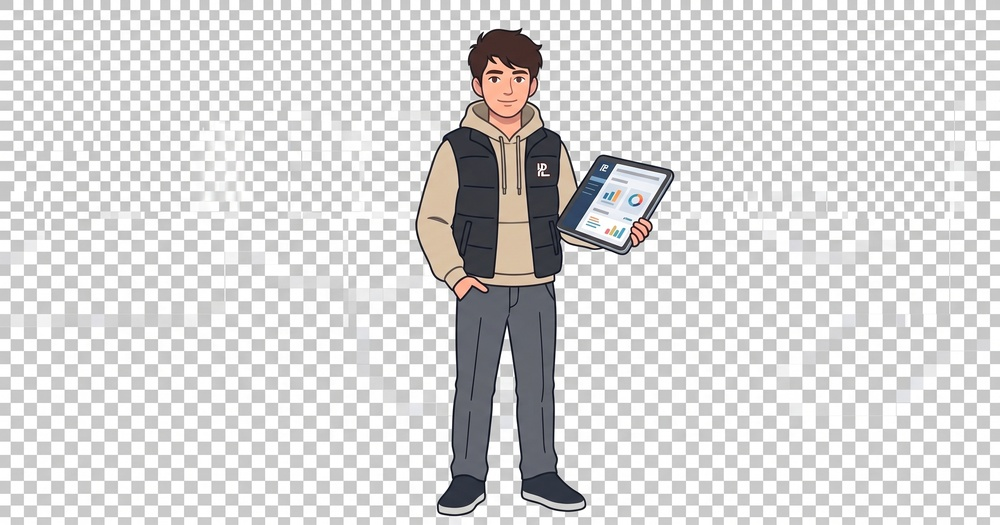
#> input picture public/Personaje1.jpg, 1000 x 525 px, shrunk from 2848 x 1494 before the run; its folder holds only this picture in this run
$ python improve_images.py
#> lines starting #> are read from the running program, lines starting #| are printed output that depends on the picture
from collections import deque
from pathlib import Path

from PIL import Image

def process_image(input_path, output_path):
#> called with input_path = 'public/Personaje1.jpg', output_path = 'public/Personaje1.png'
    try:
        image = Image.open(input_path).convert("RGBA")
        pixels = image.load()
        width, height = image.size
#> width = 1000; height = 525

        def is_checkerboard_pixel(x, y):
            red, green, blue, _ = pixels[x, y]
            return max(red, green, blue) - min(red, green, blue) <= 18 and min(red, green, blue) >= 145

        # Flood-fill only neutral, bright pixels connected to the image border.
        # This preserves light details enclosed by the character's outlines.
        background = bytearray(width * height)
        queue = deque()

        for x in range(width):
            queue.extend(((x, 0), (x, height - 1)))
        for y in range(height):
            queue.extend(((0, y), (width - 1, y)))

        while queue:
            x, y = queue.popleft()
            index = y * width + x
            if background[index] or not is_checkerboard_pixel(x, y):
                continue
            background[index] = 1
            for next_x, next_y in (
                (x - 1, y), (x + 1, y), (x, y - 1), (x, y + 1),
                (x - 1, y - 1), (x + 1, y - 1), (x - 1, y + 1), (x + 1, y + 1),
            ):
                if 0 <= next_x < width and 0 <= next_y < height:
                    queue.append((next_x, next_y))
#> this loop made 3751280 passes
#> (red in is_checkerboard_pixel, green in is_checkerboard_pixel, blue in is_checkerboard_pixel) on passes 1 to 3: (199, 199, 199), (255, 255, 255), (199, 199, 199)

        for y in range(height):
            for x in range(width):
                if background[y * width + x]:
                    red, green, blue, _ = pixels[x, y]
                    pixels[x, y] = (red, green, blue, 0)

        image.save(output_path, "PNG")
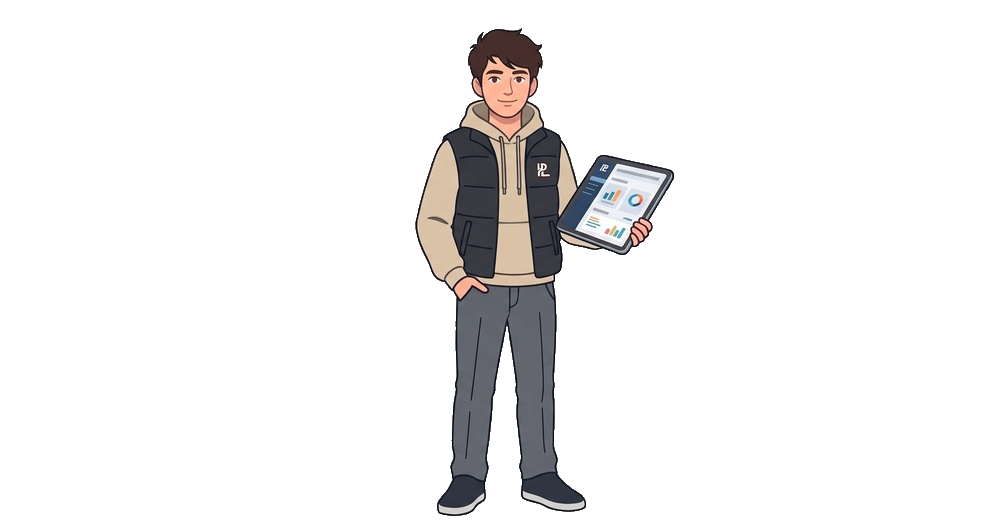
#> saved as Personaje1.png: PIL image 1000x525 RGBA; mean R, G, B, A 215.2, 214.5, 214.4, 26.9; transparent parts drawn white
        print(f"Processed {output_path}")
    except Exception as e:
        print(f"Error processing {input_path}: {e}")

if __name__ == '__main__':
    images = [
        (f'public/Personaje{number}.jpg', f'public/Personaje{number}.png')
        for number in range(1, 4)
    ]
    for src, dst in images:
        if Path(src).exists():
            process_image(src, dst)
